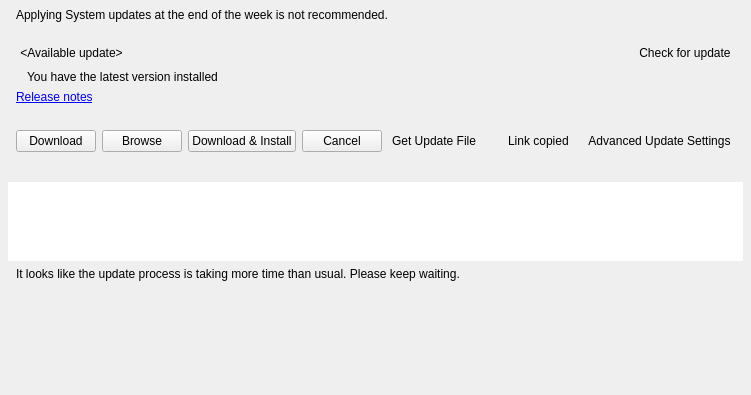
<?xml version="1.0" encoding="UTF-8"?>
<ui version="4.0">
 <class>MultiServerUpdatesWidget</class>
 <widget class="QWidget" name="MultiServerUpdatesWidget">
  <property name="geometry">
   <rect>
    <x>0</x>
    <y>0</y>
    <width>656</width>
    <height>395</height>
   </rect>
  </property>
  <layout class="QVBoxLayout" name="verticalLayout" stretch="0,0,1">
   <property name="spacing">
    <number>0</number>
   </property>
   <property name="leftMargin">
    <number>0</number>
   </property>
   <property name="topMargin">
    <number>0</number>
   </property>
   <property name="rightMargin">
    <number>0</number>
   </property>
   <property name="bottomMargin">
    <number>0</number>
   </property>
   <item>
    <widget class="nx::client::desktop::Panel" name="dayWarningBanner" native="true">
     <layout class="QHBoxLayout" name="horizontalLayout_4">
      <property name="leftMargin">
       <number>16</number>
      </property>
      <property name="topMargin">
       <number>8</number>
      </property>
      <property name="rightMargin">
       <number>16</number>
      </property>
      <property name="bottomMargin">
       <number>8</number>
      </property>
      <item>
       <widget class="QLabel" name="dayWarningLabel">
        <property name="text">
         <string>Applying System updates at the end of the week is not recommended.</string>
        </property>
       </widget>
      </item>
     </layout>
    </widget>
   </item>
   <item>
    <widget class="nx::client::desktop::Panel" name="controlsPanel" native="true">
     <layout class="QVBoxLayout" name="controlsVerticalLayout">
      <property name="leftMargin">
       <number>16</number>
      </property>
      <property name="topMargin">
       <number>12</number>
      </property>
      <property name="rightMargin">
       <number>16</number>
      </property>
      <property name="bottomMargin">
       <number>14</number>
      </property>
      <item>
       <widget class="QStackedWidget" name="titleStackedWidget">
        <property name="currentIndex">
         <number>0</number>
        </property>
        <widget class="QWidget" name="selectUpdateTypePage">
         <layout class="QHBoxLayout" name="horizontalLayout_10">
          <property name="leftMargin">
           <number>0</number>
          </property>
          <property name="topMargin">
           <number>0</number>
          </property>
          <property name="rightMargin">
           <number>0</number>
          </property>
          <property name="bottomMargin">
           <number>0</number>
          </property>
          <item>
           <widget class="QPushButton" name="selectUpdateTypeButton">
            <property name="sizePolicy">
             <sizepolicy hsizetype="Minimum" vsizetype="Preferred">
              <horstretch>0</horstretch>
              <verstretch>0</verstretch>
             </sizepolicy>
            </property>
            <property name="focusPolicy">
             <enum>Qt::TabFocus</enum>
            </property>
            <property name="text">
             <string notr="true">&lt;Available update&gt;</string>
            </property>
            <property name="iconSize">
             <size>
              <width>20</width>
              <height>20</height>
             </size>
            </property>
            <property name="flat">
             <bool>true</bool>
            </property>
           </widget>
          </item>
          <item>
           <spacer name="horizontalSpacer_5">
            <property name="orientation">
             <enum>Qt::Horizontal</enum>
            </property>
            <property name="sizeHint" stdset="0">
             <size>
              <width>355</width>
              <height>0</height>
             </size>
            </property>
           </spacer>
          </item>
          <item>
           <widget class="QPushButton" name="updateCheckMode">
            <property name="text">
             <string>Check for update</string>
            </property>
            <property name="flat">
             <bool>true</bool>
            </property>
           </widget>
          </item>
         </layout>
        </widget>
        <widget class="QWidget" name="updatingPage">
         <layout class="QHBoxLayout" name="horizontalLayout_11">
          <property name="leftMargin">
           <number>0</number>
          </property>
          <property name="topMargin">
           <number>0</number>
          </property>
          <property name="rightMargin">
           <number>0</number>
          </property>
          <property name="bottomMargin">
           <number>0</number>
          </property>
          <item>
           <widget class="QLabel" name="updatingTitleLabel">
            <property name="text">
             <string>Updating to...</string>
            </property>
           </widget>
          </item>
          <item>
           <spacer name="horizontalSpacer_6">
            <property name="orientation">
             <enum>Qt::Horizontal</enum>
            </property>
            <property name="sizeHint" stdset="0">
             <size>
              <width>522</width>
              <height>0</height>
             </size>
            </property>
           </spacer>
          </item>
         </layout>
        </widget>
       </widget>
      </item>
      <item>
       <widget class="QStackedWidget" name="versionStackedWidget">
        <property name="currentIndex">
         <number>2</number>
        </property>
        <widget class="QWidget" name="versionPage">
         <layout class="QHBoxLayout" name="horizontalLayout_6">
          <property name="leftMargin">
           <number>0</number>
          </property>
          <property name="topMargin">
           <number>0</number>
          </property>
          <property name="rightMargin">
           <number>0</number>
          </property>
          <property name="bottomMargin">
           <number>0</number>
          </property>
          <item>
           <widget class="QLabel" name="targetVersionLabel">
            <property name="text">
             <string notr="true">3.0.0.12345</string>
            </property>
           </widget>
          </item>
         </layout>
        </widget>
        <widget class="QWidget" name="checkingPage">
         <layout class="QHBoxLayout" name="horizontalLayout_7">
          <property name="leftMargin">
           <number>0</number>
          </property>
          <property name="topMargin">
           <number>0</number>
          </property>
          <property name="rightMargin">
           <number>0</number>
          </property>
          <property name="bottomMargin">
           <number>0</number>
          </property>
          <item>
           <widget class="nx::client::desktop::BusyIndicatorWidget" name="checkingProgress" native="true"/>
          </item>
          <item>
           <spacer name="horizontalSpacer">
            <property name="orientation">
             <enum>Qt::Horizontal</enum>
            </property>
            <property name="sizeHint" stdset="0">
             <size>
              <width>534</width>
              <height>0</height>
             </size>
            </property>
           </spacer>
          </item>
         </layout>
        </widget>
        <widget class="QWidget" name="latestVersionPage">
         <layout class="QHBoxLayout" name="horizontalLayout_8" stretch="0,0,0">
          <property name="spacing">
           <number>4</number>
          </property>
          <property name="leftMargin">
           <number>0</number>
          </property>
          <property name="topMargin">
           <number>0</number>
          </property>
          <property name="rightMargin">
           <number>0</number>
          </property>
          <property name="bottomMargin">
           <number>0</number>
          </property>
          <item>
           <widget class="QLabel" name="latestVersionIconLabel">
            <property name="text">
             <string/>
            </property>
           </widget>
          </item>
          <item>
           <widget class="QLabel" name="latestVersionBannerLabel">
            <property name="text">
             <string>You have the latest version installed</string>
            </property>
           </widget>
          </item>
          <item>
           <spacer name="horizontalSpacer_2">
            <property name="orientation">
             <enum>Qt::Horizontal</enum>
            </property>
            <property name="sizeHint" stdset="0">
             <size>
              <width>40</width>
              <height>0</height>
             </size>
            </property>
           </spacer>
          </item>
         </layout>
        </widget>
       </widget>
      </item>
      <item>
       <widget class="QStackedWidget" name="infoStackedWidget">
        <property name="currentIndex">
         <number>0</number>
        </property>
        <widget class="QWidget" name="releaseNotesPage">
         <layout class="QVBoxLayout" name="verticalLayout_3">
          <property name="leftMargin">
           <number>0</number>
          </property>
          <property name="topMargin">
           <number>0</number>
          </property>
          <property name="rightMargin">
           <number>0</number>
          </property>
          <property name="bottomMargin">
           <number>0</number>
          </property>
          <item>
           <widget class="QLabel" name="releaseNotesLabel">
            <property name="text">
             <string notr="true" extracomment="Text should not be translatable, set from cpp">&lt;a href='notes'&gt;Release notes&lt;/a&gt;</string>
            </property>
           </widget>
          </item>
          <item>
           <widget class="QLabel" name="releaseDescriptionLabel">
            <property name="text">
             <string notr="true">&lt;Here will be release description (if not empty)&gt;</string>
            </property>
           </widget>
          </item>
         </layout>
        </widget>
        <widget class="QWidget" name="errorPage">
         <layout class="QHBoxLayout" name="horizontalLayout">
          <property name="leftMargin">
           <number>0</number>
          </property>
          <property name="topMargin">
           <number>0</number>
          </property>
          <property name="rightMargin">
           <number>0</number>
          </property>
          <property name="bottomMargin">
           <number>0</number>
          </property>
          <item>
           <widget class="QLabel" name="errorLabel">
            <property name="text">
             <string notr="true"/>
            </property>
           </widget>
          </item>
         </layout>
        </widget>
        <widget class="QWidget" name="emptyInfoPage"/>
       </widget>
      </item>
      <item>
       <widget class="QStackedWidget" name="updateStackedWidget">
        <property name="currentIndex">
         <number>0</number>
        </property>
        <widget class="QWidget" name="updateControlsPage">
         <layout class="QHBoxLayout" name="horizontalLayout_12">
          <property name="leftMargin">
           <number>0</number>
          </property>
          <property name="topMargin">
           <number>0</number>
          </property>
          <property name="rightMargin">
           <number>0</number>
          </property>
          <property name="bottomMargin">
           <number>0</number>
          </property>
          <item>
           <widget class="QPushButton" name="downloadButton">
            <property name="text">
             <string>Download</string>
            </property>
           </widget>
          </item>
          <item>
           <widget class="QPushButton" name="browseUpdate">
            <property name="text">
             <string>Browse</string>
            </property>
           </widget>
          </item>
          <item>
           <widget class="QPushButton" name="downloadAndInstall">
            <property name="sizePolicy">
             <sizepolicy hsizetype="Preferred" vsizetype="Fixed">
              <horstretch>0</horstretch>
              <verstretch>0</verstretch>
             </sizepolicy>
            </property>
            <property name="text">
             <string>Download &amp;&amp; Install</string>
            </property>
           </widget>
          </item>
          <item>
           <widget class="QPushButton" name="cancelUpdateButton">
            <property name="text">
             <string>Cancel</string>
            </property>
           </widget>
          </item>
          <item>
           <widget class="QPushButton" name="manualDownloadButton">
            <property name="text">
             <string notr="true">Get Update File</string>
            </property>
            <property name="flat">
             <bool>true</bool>
            </property>
           </widget>
          </item>
          <item>
           <widget class="QWidget" name="linkCopiedWidget" native="true">
            <layout class="QHBoxLayout" name="horizontalLayout_5">
             <property name="topMargin">
              <number>0</number>
             </property>
             <property name="bottomMargin">
              <number>0</number>
             </property>
             <item>
              <widget class="QLabel" name="linkCopiedIconLabel">
               <property name="text">
                <string notr="true"/>
               </property>
              </widget>
             </item>
             <item>
              <widget class="QLabel" name="linkCopiedLabel">
               <property name="text">
                <string>Link copied</string>
               </property>
              </widget>
             </item>
            </layout>
            <zorder>linkCopiedLabel</zorder>
            <zorder>linkCopiedIconLabel</zorder>
           </widget>
          </item>
          <item>
           <spacer name="horizontalSpacer_3">
            <property name="orientation">
             <enum>Qt::Horizontal</enum>
            </property>
            <property name="sizeHint" stdset="0">
             <size>
              <width>40</width>
              <height>0</height>
             </size>
            </property>
           </spacer>
          </item>
          <item>
           <widget class="QPushButton" name="advancedUpdateSettings">
            <property name="sizePolicy">
             <sizepolicy hsizetype="Preferred" vsizetype="Fixed">
              <horstretch>0</horstretch>
              <verstretch>0</verstretch>
             </sizepolicy>
            </property>
            <property name="text">
             <string>Advanced Update Settings</string>
            </property>
            <property name="flat">
             <bool>true</bool>
            </property>
           </widget>
          </item>
         </layout>
        </widget>
        <widget class="QWidget" name="updateProgressPage">
         <layout class="QHBoxLayout" name="horizontalLayout_3">
          <property name="leftMargin">
           <number>0</number>
          </property>
          <property name="topMargin">
           <number>0</number>
          </property>
          <property name="rightMargin">
           <number>0</number>
          </property>
          <property name="bottomMargin">
           <number>0</number>
          </property>
          <item>
           <widget class="QProgressBar" name="actionProgess"/>
          </item>
          <item>
           <widget class="QPushButton" name="cancelProgressAction">
            <property name="text">
             <string>Cancel</string>
            </property>
           </widget>
          </item>
         </layout>
        </widget>
       </widget>
      </item>
     </layout>
    </widget>
   </item>
   <item>
    <widget class="QWidget" name="widget" native="true">
     <layout class="QVBoxLayout" name="verticalLayout_2" stretch="1,0,1">
      <property name="leftMargin">
       <number>8</number>
      </property>
      <property name="topMargin">
       <number>16</number>
      </property>
      <property name="rightMargin">
       <number>8</number>
      </property>
      <property name="bottomMargin">
       <number>16</number>
      </property>
      <item>
       <widget class="QTableView" name="tableView">
        <property name="sizePolicy">
         <sizepolicy hsizetype="Expanding" vsizetype="Maximum">
          <horstretch>0</horstretch>
          <verstretch>0</verstretch>
         </sizepolicy>
        </property>
        <property name="minimumSize">
         <size>
          <width>0</width>
          <height>40</height>
         </size>
        </property>
        <property name="maximumSize">
         <size>
          <width>16777215</width>
          <height>16777215</height>
         </size>
        </property>
        <property name="focusPolicy">
         <enum>Qt::NoFocus</enum>
        </property>
        <property name="frameShape">
         <enum>QFrame::NoFrame</enum>
        </property>
        <property name="editTriggers">
         <set>QAbstractItemView::NoEditTriggers</set>
        </property>
        <property name="selectionMode">
         <enum>QAbstractItemView::NoSelection</enum>
        </property>
        <property name="selectionBehavior">
         <enum>QAbstractItemView::SelectRows</enum>
        </property>
        <property name="horizontalScrollMode">
         <enum>QAbstractItemView::ScrollPerPixel</enum>
        </property>
        <property name="showGrid">
         <bool>false</bool>
        </property>
        <attribute name="horizontalHeaderHighlightSections">
         <bool>false</bool>
        </attribute>
        <attribute name="verticalHeaderVisible">
         <bool>false</bool>
        </attribute>
       </widget>
      </item>
      <item>
       <layout class="QVBoxLayout" name="verticalLayout_4">
        <property name="leftMargin">
         <number>8</number>
        </property>
        <property name="rightMargin">
         <number>8</number>
        </property>
        <item>
         <widget class="QLabel" name="longUpdateWarning">
          <property name="text">
           <string>It looks like the update process is taking more time than usual. Please keep waiting.</string>
          </property>
         </widget>
        </item>
        <item>
         <widget class="QLabel" name="debugStateLabel">
          <property name="text">
           <string/>
          </property>
         </widget>
        </item>
       </layout>
      </item>
      <item>
       <spacer name="verticalSpacer">
        <property name="orientation">
         <enum>Qt::Vertical</enum>
        </property>
        <property name="sizeHint" stdset="0">
         <size>
          <width>20</width>
          <height>10</height>
         </size>
        </property>
       </spacer>
      </item>
     </layout>
    </widget>
   </item>
  </layout>
 </widget>
 <customwidgets>
  <customwidget>
   <class>nx::client::desktop::Panel</class>
   <extends>QWidget</extends>
   <header location="global">nx/client/desktop/common/widgets/panel.h</header>
   <container>1</container>
  </customwidget>
  <customwidget>
   <class>nx::client::desktop::BusyIndicatorWidget</class>
   <extends>QWidget</extends>
   <header location="global">nx/client/desktop/common/widgets/busy_indicator.h</header>
   <container>1</container>
  </customwidget>
 </customwidgets>
 <resources/>
 <connections/>
</ui>
